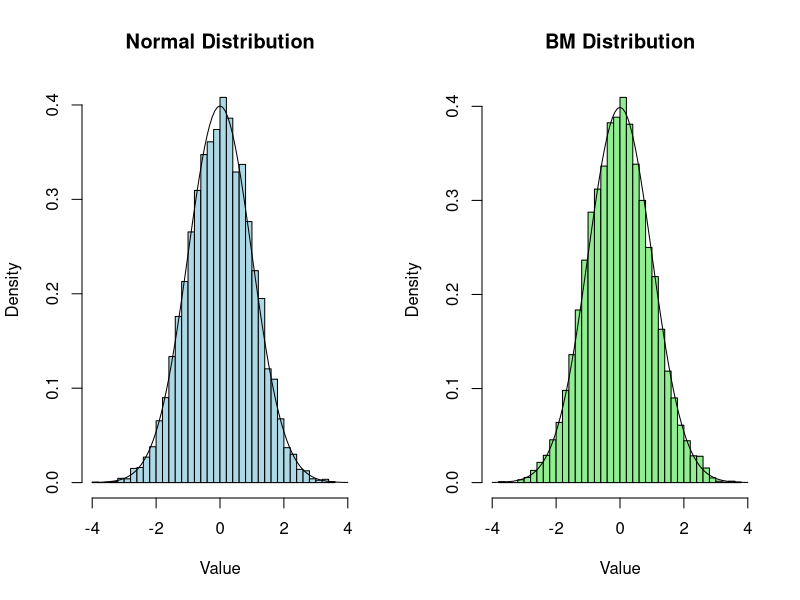
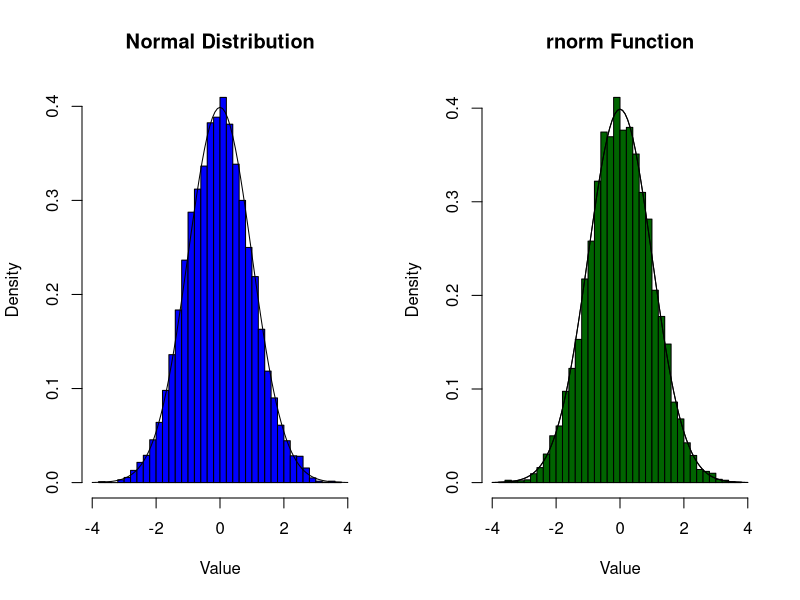
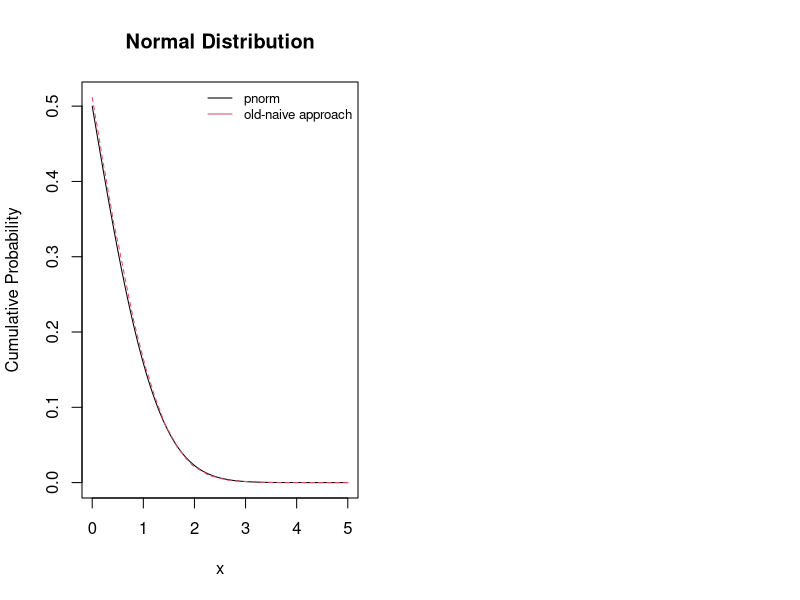

R code for these plots, in order:
set.seed(13)



normal_functn_gen = function(sim){
  n<-12 
  Uz<-runif(sim*n,min = -0.5,max = 0.5) 
  Uz<-matrix(Uz,nrow=N,ncol=n) 
  Z<-apply(Uz,1,sum)
  return(Z)
}

N <- 10000

gen_norm<-normal_functn_gen(sim=10000)
mean(gen_norm)
var(gen_norm)




U1 <- runif(N)
U2 <- runif(N)
X1 <- sqrt( -2*log(U1) )*cos(2*pi*U2)

par(mfrow=c(1,2))
hist(gen_norm, main="Normal Distribution", xlab="Value",col="lightblue" ,breaks=30,freq = F,xlim=c(-4,4))
curve(dnorm(x,0,1),add=T)
hist(X1, main="BM Distribution", xlab="Value",col="lightgreen" ,breaks=30,freq = F,xlim=c(-4,4))
curve(dnorm(x,0,1),add=T)


#old and naive algorithm
##############sum(Z >= 3) / length(Z) could NOT find "Z"############

#BM
sum(X1 >= 3) / length(X1)

normgen <- rnorm(10000)
hist(X1, main="Normal Distribution", xlab="Value",col="blue" ,breaks=30,freq = F,xlim=c(-4,4))
curve(dnorm(x,0,1),add=T)
hist(normgen,xlab="Value",col="darkgreen" ,breaks=30,freq = F,xlim=c(-4,4), main = "rnorm Function")
curve(dnorm(x,0,1),add=T)
#hist(Z,xlab="Value",col="cyan" ,breaks=30,freq = F,xlim=c(-4,4), main = "rnorm Function") 
#################### NOT FIND Z #####################
curve(dnorm(x,0,1),add=T)
exp<- mean(normgen)
var<- var(normgen)



upper_tail_prob<- function(gen_norm,theta){
  prob=sum(gen_norm>theta)/length(gen_norm)
  return(prob)
}
x <- seq(0, 5, by = 0.01)
R<- sapply(seq(0, 5, by = 0.01), function(x) upper_tail_prob(gen_norm,x))
# Calculate cumulative probabilities using pnorm
prob <- 1-pnorm(x,0,1)

# Plot the cumulative probabilities
matplot(x, cbind(prob,R), type = "l", xlab = "x", ylab = "Cumulative Probability", main = "Normal Distribution")
legend("topright", legend = c("pnorm", "old-naive approach"), col = 1:3, lty = 1, bty = "n", cex = 0.8)

